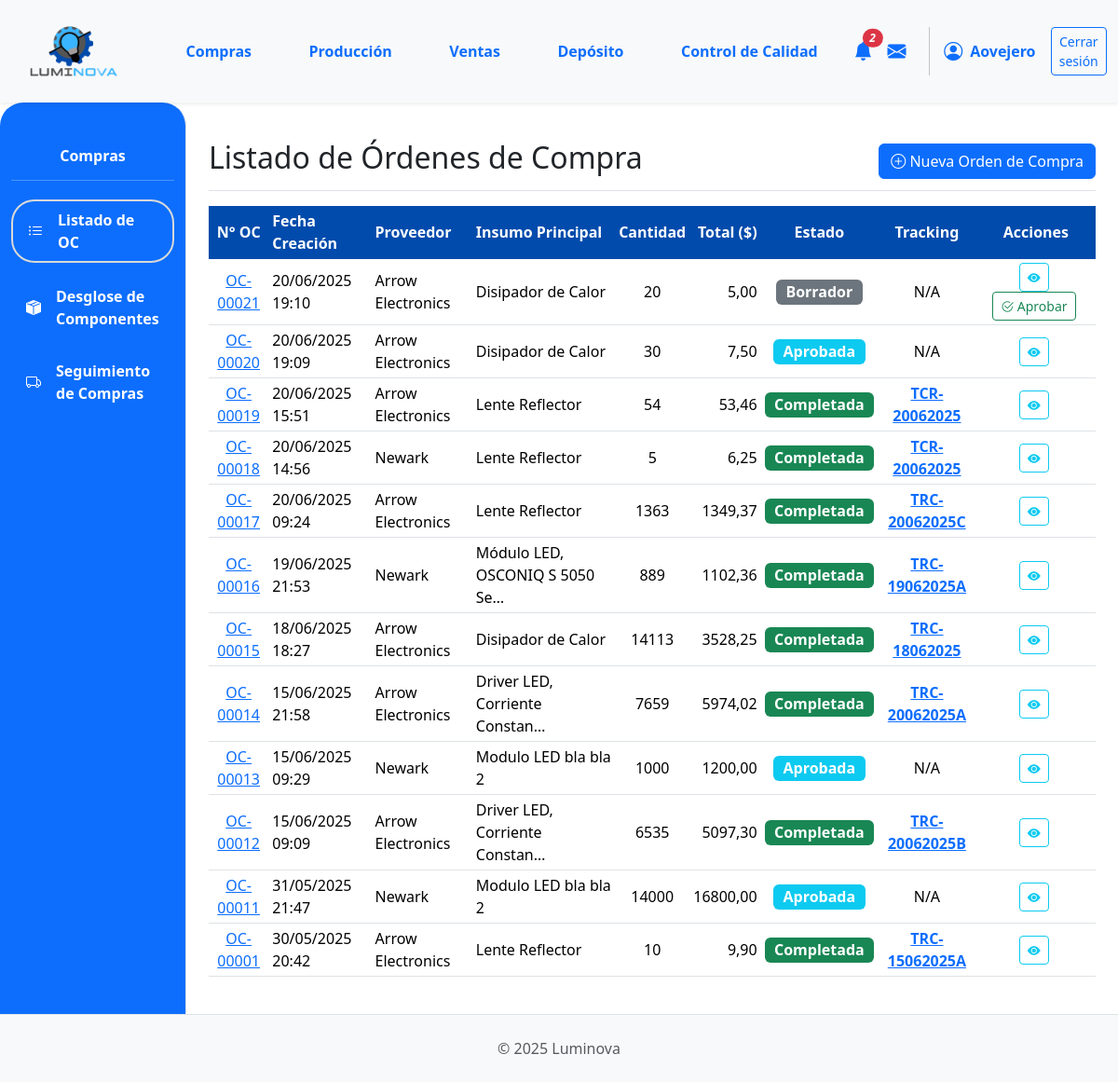
The page /compras/ (signed in) on the database its author committed.
### App_LUMINOVA/models.py (models this page shows, shortened)
class Orden(models.Model):
    TIPO_ORDEN_CHOICES = [
        ("compra", "Orden de Compra"),
    ]
    ESTADO_ORDEN_COMPRA_CHOICES = [
        ("BORRADOR", "Borrador"),
        ("APROBADA", "Aprobada"),
        ("ENVIADA_PROVEEDOR", "Enviada al Proveedor"),
        ("CONFIRMADA_PROVEEDOR", "Confirmada por Proveedor"),
        ("EN_TRANSITO", "En Tránsito"),
        ("RECIBIDA_PARCIAL", "Recibida Parcialmente"),
        ("RECIBIDA_TOTAL", "Recibida Totalmente"),
        ("COMPLETADA", "Completada"),
        ("CANCELADA", "Cancelada"),
    ]
    numero_orden = models.CharField(
        max_length=20, unique=True, verbose_name="N° Orden de Compra"
    )
    tipo = models.CharField(max_length=20, choices=TIPO_ORDEN_CHOICES, default="compra")
    fecha_creacion = models.DateTimeField(default=timezone.now)
    proveedor = models.ForeignKey(
        Proveedor,
        on_delete=models.PROTECT,
        related_name="ordenes_de_compra_a_proveedor",
    )
    estado = models.CharField(
        max_length=30, choices=ESTADO_ORDEN_COMPRA_CHOICES, default="BORRADOR"
    )
    insumo_principal = models.ForeignKey(
        Insumo,
        on_delete=models.SET_NULL,
        null=True,
        blank=True,
        verbose_name="Insumo Principal",
    )
    cantidad_principal = models.PositiveIntegerField(
        null=True, blank=True, verbose_name="Cantidad Insumo Principal"
    )
    precio_unitario_compra = models.DecimalField(
        max_digits=10,
        decimal_places=2,
        null=True,
        blank=True,
        verbose_name="Precio Unit. Compra (de la oferta)",
    )
    total_orden_compra = models.DecimalField(
        max_digits=12, decimal_places=2, default=0.00
    )
    fecha_estimada_entrega = models.DateField(null=True, blank=True)
    numero_tracking = models.CharField(max_length=50, null=True, blank=True)
    notas = models.TextField(blank=True, null=True)

class Proveedor(models.Model):
    nombre = models.CharField(max_length=100, unique=True)
    contacto = models.CharField(max_length=100, blank=True)
    telefono = models.CharField(max_length=25, blank=True)
    email = models.EmailField(blank=True, null=True)

class Insumo(models.Model):
    descripcion = models.CharField(max_length=255)
    categoria = models.ForeignKey(
        CategoriaInsumo, on_delete=models.PROTECT, related_name="insumos"
    )
    fabricante = models.ForeignKey(
        Fabricante,
        on_delete=models.SET_NULL,
        null=True,
        blank=True,
        related_name="insumos_fabricados",
    )
    imagen = models.ImageField(null=True, blank=True, upload_to="insumos/")
    stock = models.IntegerField(default=0)
    cantidad_en_pedido = models.PositiveIntegerField(
    default=0,
    verbose_name="Cantidad en Pedido",
    blank=True,
    null=True
)

### App_LUMINOVA/views.py (the view)
# urls.py: path('compras/', compras_lista_oc_view, name='compras_lista_oc'), # Vista principal de compras
@login_required
def compras_lista_oc_view(request):
    ordenes_compra = Orden.objects.filter(tipo='compra').select_related(
        'proveedor', # Si el campo se llama 'proveedor' en el modelo Orden
        'insumo_principal'     # Si el campo se llama 'insumo' en el modelo Orden
    ).order_by('-fecha_creacion')
    context = {
        'ordenes_list': ordenes_compra, # Nombre genérico para la plantilla
        'titulo_seccion': 'Listado de Órdenes de Compra',
    }
    return render(request, 'compras/compras_lista_oc.html', context)

### App_LUMINOVA/context_processors.py (called while the page is built)
def notificaciones_context(request):
    if not request.user.is_authenticated:
        return {}
    ops_con_problemas_count = Reportes.objects.filter(
        resuelto=False,
        orden_produccion_asociada__isnull=False
    ).values('orden_produccion_asociada_id').distinct().count()
    solicitudes_insumos_count = OrdenProduccion.objects.filter(
        estado_op__nombre__iexact='Insumos Solicitados'
    ).count()
    ocs_para_aprobar_count = Orden.objects.filter(
        tipo='compra',
        estado='BORRADOR'
    ).count()
    total_notificaciones = ops_con_problemas_count + solicitudes_insumos_count + ocs_para_aprobar_count
    return {
        'ops_con_problemas_count': ops_con_problemas_count,
        'solicitudes_insumos_count': solicitudes_insumos_count,
        'ocs_para_aprobar_count': ocs_para_aprobar_count,
        'total_notificaciones': total_notificaciones,
    }

### App_LUMINOVA/templates/compras/compras_lista_oc.html (shortened to what this page needs)
{% extends 'padre.html' %}
{% load static %}
{% load django_bootstrap5 %}
{% block sidebar_content %}
    {% include 'compras/compras_sidebar.html' %}
{% endblock %}
{% block content %}
<div class="d-flex justify-content-between flex-wrap flex-md-nowrap align-items-center pt-3 pb-2 mb-3 border-bottom">
    <h1 class="h2">{{ titulo_seccion }}</h1>
    <div class="btn-toolbar mb-2 mb-md-0">
        <a href="{% url 'App_LUMINOVA:compras_crear_oc' %}" class="btn btn-primary">
            <i class="bi bi-plus-circle"></i> Nueva Orden de Compra
        </a>
    </div>
</div>
<div class="table-responsive mt-3">
    <table class="table table-hover table-sm align-middle">
        <thead class="color-thead">
            <tr>
                <th class="text-center">N° OC</th>
                <th>Fecha Creación</th>
                <th>Proveedor</th>
                <th>Insumo Principal</th>
                <th class="text-center">Cantidad</th>
                <th class="text-end">Total ($)</th>
                <th class="text-center">Estado</th>
                <th class="text-center">Tracking</th>
                <th class="text-center" style="min-width: 120px;">Acciones</th>
            </tr>
        </thead>
        <tbody>
            {% for oc in ordenes_list %}
            <tr>
                <td class="text-center">
                    <a href="{% url 'App_LUMINOVA:compras_detalle_oc' oc.id %}">{{ oc.numero_orden }}</a>
                </td>
                <td>{{ oc.fecha_creacion|date:"d/m/Y H:i" }}</td>
                <td>{{ oc.proveedor.nombre|default_if_none:"N/A" }}</td>
                <td>{{ oc.insumo_principal.descripcion|default_if_none:"N/A"|truncatechars:30 }}</td>
                <td class="text-center">{{ oc.cantidad_principal|default_if_none:"-" }}</td>
                <td class="text-end">{{ oc.total_orden_compra|floatformat:2|default:"0.00" }}</td>
                <td class="text-center">
                    <span class="badge fs-6
                        {% if oc.estado == 'BORRADOR' %}bg-secondary
                        {% elif oc.estado == 'PENDIENTE_APROBACION' %}bg-warning text-dark
                        {% elif oc.estado == 'APROBADA' %}bg-info
                        {% elif oc.estado == 'ENVIADA_PROVEEDOR' %}bg-primary
                        {% elif oc.estado == 'CONFIRMADA_PROVEEDOR' %}bg-primary-subtle text-primary-emphasis border border-primary-subtle
                        {% elif oc.estado == 'EN_TRANSITO' %}bg-info-subtle text-info-emphasis border border-info-subtle
                        {% elif oc.estado == 'RECIBIDA_PARCIAL' %}bg-success-subtle text-success-emphasis border border-success-subtle
                        {% elif oc.estado == 'RECIBIDA_TOTAL' %}bg-success
                        {% elif oc.estado == 'COMPLETADA' %}bg-success
                        {% elif oc.estado == 'CANCELADA' %}bg-dark
                        {% else %}bg-light text-dark{% endif %}">
                        {{ oc.get_estado_display }}
                    </span>
                </td>
                <td class="text-center">
                    {% if oc.numero_tracking %}
                        <a href="{% url 'App_LUMINOVA:compras_tracking_pedido' oc.id %}" class="fw-bold" title="Ver seguimiento de {{ oc.numero_orden }}">
                            {{ oc.numero_tracking }}
                        </a>
                    {% else %}
                        N/A
                    {% endif %}
                </td>
                <td class="text-center">
                    <a href="{% url 'App_LUMINOVA:compras_detalle_oc' oc.id %}" class="btn btn-sm btn-outline-info me-1" title="Ver Detalles de OC {{ oc.numero_orden }}">
                        <i class="bi bi-eye-fill"></i>
                    </a>
                    {% if oc.estado == 'BORRADOR' %}
                        <form method="post" action="{% url 'App_LUMINOVA:compras_aprobar_oc_directamente' oc.id %}" style="display: inline;">
                            <button type="submit" class="btn btn-sm btn-outline-success me-1" title="Aprobar OC {{ oc.numero_orden }}">
                                <i class="bi bi-check2-circle"></i> Aprobar
                            </button>
                        </form>
                    {% endif %}
                </td>
            </tr>
            {% empty %}
            <tr>
                <td colspan="9" class="text-center fst-italic text-muted py-3">
                    No hay órdenes de compra registradas. Puede <a href="{% url 'App_LUMINOVA:compras_crear_oc' %}">crear una nueva</a>.
                </td>
            </tr>
            {% endfor %}
        </tbody>
    </table>
</div>
{% endblock %}

### App_LUMINOVA/templates/shared/header.html (shortened to what this page needs)
{% load static %}
<header>
    <nav class="navbar navbar-expand-lg navbar-light bg-light shadow-sm p-0">
        <div class="container-fluid d-flex align-items-center">
            <div class="col-md-3 col-lg-1">
                <a class="navbar-brand d-flex align-items-center ms-3" href="{% url 'App_LUMINOVA:dashboard' %}">
                    <img src="{% static 'img/logo.png' %}" alt="Luminova Logo" height="100" width="100" class="d-inline-block align-text-top me-2">
                </a>
            </div>
            <div class="collapse navbar-collapse" id="navbarContent" style="padding-left: 5%;">
                <ul class="navbar-nav mb-2 mb-lg-0 d-flex justify-content-around w-100">
                    <li class="nav-item"><a class="nav-link text-primary fw-bold" href="{% url 'App_LUMINOVA:compras_lista_oc' %} ">Compras</a></li>
                    <li class="nav-item"><a class="nav-link text-primary fw-bold" href="{% url 'App_LUMINOVA:produccion_principal' %}">Producción</a></li>
                    <li class="nav-item"><a class="nav-link text-primary fw-bold" href="{% url 'App_LUMINOVA:ventas_lista_ov' %}">Ventas</a></li>
                    <li class="nav-item"><a class="nav-link text-primary fw-bold" href="{% url 'App_LUMINOVA:deposito_view' %}">Depósito</a></li>
                    <li class="nav-item"><a class="nav-link text-primary fw-bold" href="{% url 'App_LUMINOVA:control_calidad_view' %}">Control de Calidad</a></li>
                </ul>
                <div class="navbar-nav ms-auto d-flex flex-row align-items-center">
                    {% if user.is_authenticated %}
                        <div class="nav-item dropdown">
                            <a class="nav-link px-2" href="#" role="button" data-bs-toggle="dropdown" aria-expanded="false" title="Notificaciones">
                                <i class="bi bi-bell-fill fs-5 position-relative text-primary">
                                    {% if total_notificaciones > 0 %}
                                    <span class="position-absolute top-0 start-100 translate-middle badge rounded-pill bg-danger" style="font-size: 0.6em;">{{ total_notificaciones }}</span>
                                    {% endif %}
                                </i>
                            </a>
                        </div>
                        <div class="nav-item">
                             <a class="nav-link px-2" href="#" title="Mensajes"><i class="bi bi-envelope-fill fs-5 text-primary"></i></a>
                        </div>
                        <div class="nav-item d-flex align-items-center">
                             <i class="bi bi-person-circle fs-5 text-primary"></i>
                             <span class="ms-2 fw-bold text-primary">{{ user.first_name|default:user.username|capfirst }}</span>
                        </div>
                        <div class="nav-item ms-3">
                            <a class="btn btn-outline-primary btn-sm" href="{% url 'App_LUMINOVA:logout' %}">Cerrar sesión</a>
                        </div>
                    {% endif %}
                </div>
            </div>
        </div>
    </nav>
</header>

### App_LUMINOVA/static/css/custom.css (style rules this page uses)
html, body { height: 100%; margin: 0; }
body { display: flex; flex-direction: column; min-height: 100vh; }
.table > thead.color-thead { --bs-table-color: white; background-color: #014BAC !important; color: white !important; border-color: #014BAC !important; }
.table > thead.color-thead > tr > th { color: inherit !important; vertical-align: middle !important; }

### App_LUMINOVA/templates/compras/compras_lista_oc.html (style rules this page uses)
.color-thead th { background-color: #014BAC !important; color: white !important; vertical-align: middle; }

### rows shown on the page
Orden: numero_orden "OC-00021", fecha_creacion "20/06/2025 19:10", proveedor.nombre "Arrow Electronics", insumo_principal.descripcion "Disipador de Calor", cantidad_principal "20", total_orden_compra "5,00", estado "Borrador", shows "N/A"
Orden: numero_orden "OC-00020", fecha_creacion "20/06/2025 19:09", proveedor.nombre "Arrow Electronics", insumo_principal.descripcion "Disipador de Calor", cantidad_principal "30", total_orden_compra "7,50", estado "Aprobada", shows "N/A"
Orden: numero_orden "OC-00019", fecha_creacion "20/06/2025 15:51", proveedor.nombre "Arrow Electronics", insumo_principal.descripcion "Lente Reflector", cantidad_principal "54", total_orden_compra "53,46", estado "Completada", numero_tracking "TCR-20062025"
Orden: numero_orden "OC-00018", fecha_creacion "20/06/2025 14:56", proveedor.nombre "Newark", insumo_principal.descripcion "Lente Reflector", cantidad_principal "5", total_orden_compra "6,25", estado "Completada", numero_tracking "TCR-20062025"
Orden: numero_orden "OC-00017", fecha_creacion "20/06/2025 09:24", proveedor.nombre "Arrow Electronics", insumo_principal.descripcion "Lente Reflector", cantidad_principal "1363", total_orden_compra "1349,37", estado "Completada", numero_tracking "TRC-20062025C"
Orden: numero_orden "OC-00016", fecha_creacion "19/06/2025 21:53", proveedor.nombre "Newark", insumo_principal.descripcion "Módulo LED, OSCONIQ S 5050 Se…", cantidad_principal "889", total_orden_compra "1102,36", estado "Completada", numero_tracking "TRC-19062025A"
Orden: numero_orden "OC-00015", fecha_creacion "18/06/2025 18:27", proveedor.nombre "Arrow Electronics", insumo_principal.descripcion "Disipador de Calor", cantidad_principal "14113", total_orden_compra "3528,25", estado "Completada", numero_tracking "TRC-18062025"
Orden: numero_orden "OC-00014", fecha_creacion "15/06/2025 21:58", proveedor.nombre "Arrow Electronics", insumo_principal.descripcion "Driver LED, Corriente Constan…", cantidad_principal "7659", total_orden_compra "5974,02", estado "Completada", numero_tracking "TRC-20062025A"
Orden: numero_orden "OC-00013", fecha_creacion "15/06/2025 09:29", proveedor.nombre "Newark", insumo_principal.descripcion "Modulo LED bla bla 2", cantidad_principal "1000", total_orden_compra "1200,00", estado "Aprobada", shows "N/A"
Orden: numero_orden "OC-00012", fecha_creacion "15/06/2025 09:09", proveedor.nombre "Arrow Electronics", insumo_principal.descripcion "Driver LED, Corriente Constan…", cantidad_principal "6535", total_orden_compra "5097,30", estado "Completada", numero_tracking "TRC-20062025B"
Orden: numero_orden "OC-00011", fecha_creacion "31/05/2025 21:47", proveedor.nombre "Newark", insumo_principal.descripcion "Modulo LED bla bla 2", cantidad_principal "14000", total_orden_compra "16800,00", estado "Aprobada", shows "N/A"
Orden: numero_orden "OC-00001", fecha_creacion "30/05/2025 20:42", proveedor.nombre "Arrow Electronics", insumo_principal.descripcion "Lente Reflector", cantidad_principal "10", total_orden_compra "9,90", estado "Completada", numero_tracking "TRC-15062025A"

### other values the page prints
{{ total_notificaciones }} "2"
{{ user.first_name|default:user.username|capfirst }} "Aovejero"
{{ titulo_seccion }} "Listado de Órdenes de Compra"
